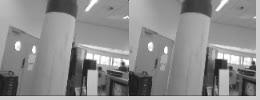
#> input picture test_image.bmp, 260 x 100 px
$ jupyter execute stereo_vision.ipynb   (shell and % lines are left out)
#> lines starting #> are read from the running program, lines starting #| are printed output that depends on the picture
# Stereo vision signal processing
## _V. Venkatesh_

The left camera is situated at the world coordinate $(0,0,0)$, while the right camera is situated at $(b, 0, 0)$. Both cameras observe points in the world, such as the point represented by a red star, situated at the world coordinate $(X,Y,Z)$. The figure shows the image planes in front of the camera, and the assumption is made that they are perfect, linear, pinhole cameras. That means that distortion of the image has been removed, and projection of real-world points are linear:

$(x_l, y_l) = (f \frac{X}{Z}, f \frac{Y}{Z})$, and $(x_r, y_r) = (f \frac{(X-b)}{Z}, f \frac{Y}{Z})$,

where $f$ is the focal length, and $b$ the translation between the cameras. Please note that, since the cameras are only displaced in the $X$-axis, the image $y$-coordinates are equal.

The x-coordinates can be different though, leading to a non-zero _disparity_ $d$:

$d = x_l – x_r = f \frac{X}{Z} – f\frac{(X-b)}{Z} = f \frac{b}{Z}$

Matching a feature present in the left image to the same feature in the right image allows one to determine the disparity and subsequently the "depth" of the feature along the $Z$-axis. Rewriting the previous equation gives:

$Z = f \frac{b}{d}$

### Setup

[cell 1]
from matplotlib import pyplot as plt
import numpy as np
import cv2

[cell 2]
def read_stereo_image(im="test_image.bmp"):
#> called with im = 'test_image.bmp'
    cv_im = cv2.imread(im);
#> cv_im is the input picture: shape (100, 260, 3); min 19, max 255, mean 140.3
    imgL = cv_im[0:96, 126:252, :];
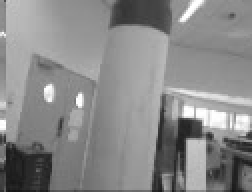
#> imgL: shape (96, 126, 3) (shown 2 times larger); min 19, max 255, mean 136.9
    imgR = cv_im[0:96, 0:126, :];
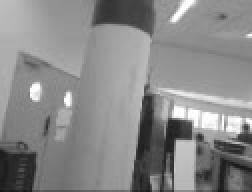
#> imgR: shape (96, 126, 3) (shown 2 times larger); min 22, max 255, mean 136.5
    return [imgL, imgR]

# read the image:
[imgL, imgR] = read_stereo_image();# show the images
plt.figure();
plt.subplot(121)
plt.imshow(imgL);
plt.xlabel('x');
plt.ylabel('y');
plt.title('Left');

plt.subplot(122)
plt.imshow(imgR);
plt.xlabel('x');
plt.ylabel('y');
plt.title('Right');

### Pixel difference based matching

For each pixel in the left image, at location $(x, y)$, search the corresponding pixel in the right image by looking at the image intensity of a single pixel. So, the pixel intensity in the left image is $I_l(x,y)$. The algorithm then starts at $(x,y)$ in the right image and then moves more and more to the left. In other words, the algorithm looks at the intensity in the right image $I_r(x-d, y)$, for the disparity $d$ in a given fixed range $[0, D]$. The absolute difference between the pixel intensities, $|I_l(x,y) - I_r(x-d, y)|$ is stored for all disparities $d$, and the disparity resulting in the minimal absolute difference is selected as the correct disparity.

[cell 3]
def simple_stereo(imgL, imgR, max_disparity=30):

#> called with max_disparity = 30
    W = imgL.shape[1];
#> W = 126
    H = imgL.shape[0];
#> H = 96

    # create the disparities image:
    Disparities = np.zeros([H, W]);

    # loop over the image
    for x in range(W):

        # in the left border of the left image, not all disparities can be investigated:
        max_disp = np.min([x, max_disparity]);
        disps = np.arange(0, max_disp+1);

        for y in range(H):
            # we can determine the differences in one go:
            differences = np.abs(imgL[y,x,0] - imgR[y, x-max_disp:x+1,0]);
            differences = differences[::-1];
            # the minimal difference determines the disparity
            disp_ind = np.argmin(differences);
            disparity = disps[disp_ind];
            Disparities[y, x] = disparity;
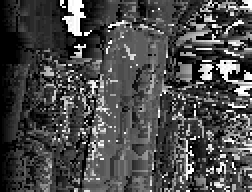
#> Disparities: shape (96, 126) float64 (shown 2 times larger); min 0, max 30, mean 8.7; drawn with min black and max white

    return Disparities;


D = simple_stereo(imgL, imgR, max_disparity = 30);

plt.figure();
plt.imshow(D, cmap='hot');
plt.colorbar();
plt.title('Disparity map');
plt.draw()
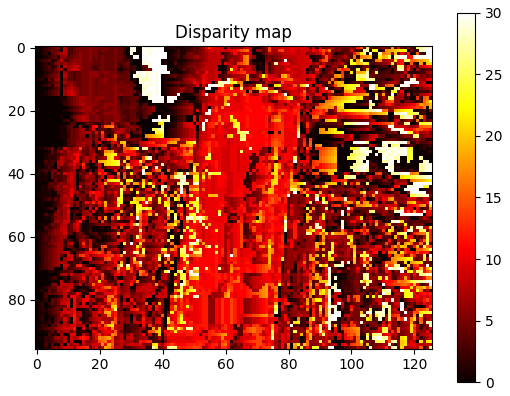
#> figure drawn by matplotlib, 2 panels
#| Image size, width = 126, height = 96

The following code will allow us to select an image coordinate $(x,y)$ in the left image, and show the according differences array.

[cell 4]
def get_differences_curve(imgL, imgR, x, y, max_disparity=30):

    # determine the disparities that will be investigated:
#> called with x = 40, y = 60, max_disparity = 30
    max_disp = np.min([x, max_disparity]); # make sure that we will not investigate negative indices
    disps = np.arange(0, max_disp+1);

    # we can determine the differences in one go:
    differences = np.abs(imgL[y,x,0] - imgR[y, x-max_disp:x+1,0]);
#> differences = 31 values, max 101 at index 13, min 0 at index 23, mean 38.13
    differences = differences[::-1];
#> differences = 31 values, max 101 at index 16, min 0 at index 7, mean 38.13
    # the minimal difference determines the disparity
    disp_ind = np.argmin(differences);
#> disp_ind = 7
    disparity = disps[disp_ind];
#> disparity = 7

    return [differences, disps, disp_ind];

print('Image size, width = {}, height = {}'.format(imgL.shape[1], imgL.shape[0]))
[differences, disps, disp_ind] = get_differences_curve(imgL, imgR, x=40, y=60);
#> disps = 31 values from 0 to 30; disp_ind = 7
plt.figure();
plt.plot(disps, differences);
plt.plot(disps[disp_ind], differences[disp_ind], 'x', markersize=10);
plt.xlabel('Disparity (pixels)')
plt.ylabel('Cost')
plt.draw();
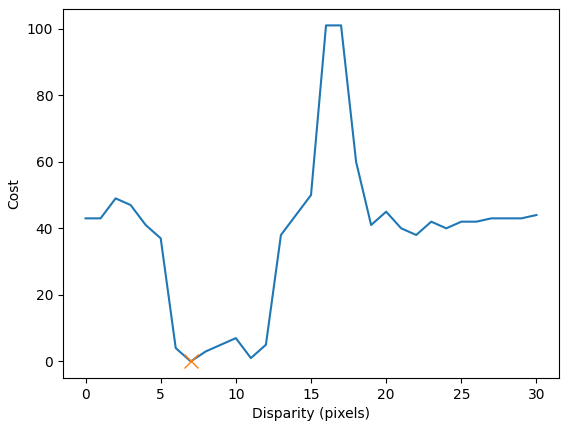
#> figure drawn by matplotlib, 1 panel; curve peaks at x = 16, y = 101

[cell 5]
def plot_relation_disparity_depth(f = 300, T_X = 0.10, max_disp = 64):
    """ Focal length f is in pixels, max_disp (maximum disparity) is in pixels and b is in meters,.
    """
#> called with f = 140, T_X = 0.06, max_disp = 32

    step_disp = 1;
    disparities = np.arange(1, max_disp+1, step_disp);
    depths = np.zeros(len(disparities));
    i = 0;
    for disp in disparities:
        depths[i] = f * (T_X / disp);
        i += 1;

    plt.figure();
    plt.plot(disparities, depths, 'o');
    plt.xlabel('Disparity [px]')
    plt.ylabel('Depth Z [m]')

plot_relation_disparity_depth(f = 140, T_X = 0.06, max_disp = 32)
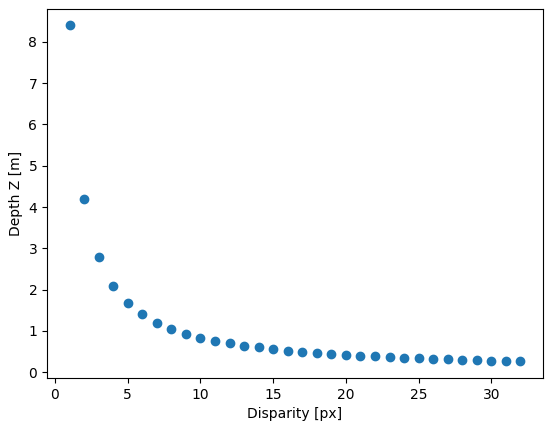
#> figure drawn by matplotlib, 1 panel; curve peaks at x = 1, y = 8.4

### Window difference based matching
A major reason for the poor results in the naive difference-based stereo algorithm is that a single pixel is a very poor basis for matching between images. A given pixel value may occur in many different regions of the image, also on a single scan line. The next simplest stereo vision algorithm acknowledges this fact, and hence focuses on the differences between pixels in a window centered on $(x,y)$ and $(x-d, y)$.  The figiure of merit "SAD" computed using an entire window C is defined as :

SAD $= \sum_{i=-C}^C \sum_{j=-C}^C \left| I_l(x+i, y+j) - I_r(x+i-d, y+j) \right| $,

where SAD stands for the Sum of Absolute Differences, and serves as the new 'difference' value. The window size is $2C+1$. The final result is shown for a maximum disparity of 30 and half window size $C=3$.

[cell 6]
def windowed_stereo(imgL, imgR, max_disparity=30, window_half_size=3):

#> called with max_disparity = 30, window_half_size = 3
    W = imgL.shape[1];
#> W = 126
    H = imgL.shape[0];
#> H = 96

    # create the disparities image:
    Disparities = np.zeros([H, W]);

    # loop over the image
    for x in np.arange(window_half_size, W-window_half_size):

        # in the left border of the left image, not all disparities can be investigated:
        max_disp = np.min([x-window_half_size, max_disparity]);
        if(max_disp >= 0):
            disps = np.arange(0, max_disp+1);
            differences = np.zeros([len(disps), 1]);

            for y in np.arange(window_half_size, H-window_half_size):

                window_left = imgL[y-window_half_size:y+window_half_size, x-window_half_size:x+window_half_size, 0];

                for d in disps:
                    window_right = imgR[y-window_half_size:y+window_half_size, x-d-window_half_size:x-d+window_half_size, 0];
                    differences[d] = np.sum(np.abs(window_left.astype(float) - window_right.astype(float)));

                # the minimal difference determines the disparity
                disp_ind = np.argmin(differences);
                disparity = disps[disp_ind];
                Disparities[y, x] = disparity;
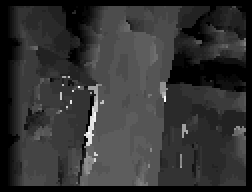
#> Disparities: shape (96, 126) float64 (shown 2 times larger); min 0, max 30, mean 6.1; drawn with min black and max white

    return Disparities;

[cell 7]
D = windowed_stereo(imgL, imgR, max_disparity=30, window_half_size=3);
plt.figure();
plt.imshow(D, cmap='hot');
plt.colorbar();
plt.draw()
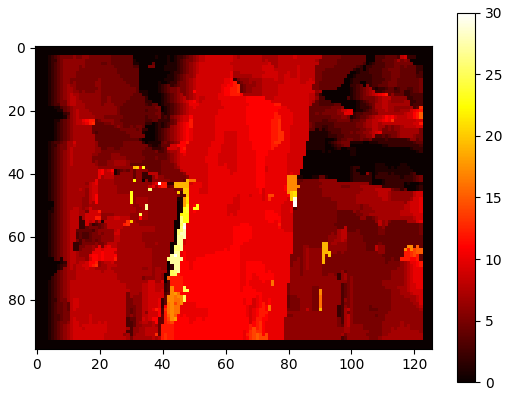
#> figure drawn by matplotlib, 2 panels

 Both the above algorithms algorithms only look at what the best disparity is. That is, for each coordinate $(x,y)$ they select the disparity with lowest error, without considering certain regularities in the real world. For instance, in the real world, disparities tend to change smoothly when pixels belong to the same object and then may change abruptly when there is an edge of the object. _Global_ methods take such regularities into account, i.e., they make some assumptions on how disparities change over the image and optimize the disparities over the whole image.

## Semi-Global Block Matching (SGBM)

Stereo vision algorithms can be better in terms of accuracy, or computational effort, or both. There are is an increasing number of algorithms that satisfies both criteria quite well. A well-known algorithm that is quite efficient and accurate is "Semi-global block matching" - _SGBM_, (see H. Hirschmuller, "Stereo processing by semiglobal matching and mutual information", IEEE Transactions on pattern analysis and machine intelligence, 30, pp. 328-341)

[cell 8]
def calculate_disparities(imgL, imgR, window_size=7, min_disp=0, num_disp=16):
    # semi-global matching:
#> called with window_size = 7, min_disp = 0, num_disp = 16
    stereo = cv2.StereoSGBM_create(numDisparities = num_disp, blockSize = window_size);
    disp = stereo.compute(imgL, imgR).astype(np.float32) / 16.0;
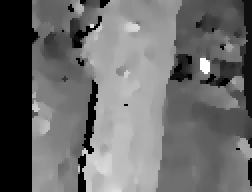
#> disp: shape (96, 126) float32 (shown 2 times larger); min -1, max 15, mean 5.74; drawn with min black and max white
    return disp;

D = calculate_disparities(imgL, imgR, window_size=7, min_disp=0, num_disp=16)
plt.figure();
plt.imshow(D, cmap='hot');
plt.colorbar();
plt.xlabel('x');
plt.ylabel('y');
plt.draw()
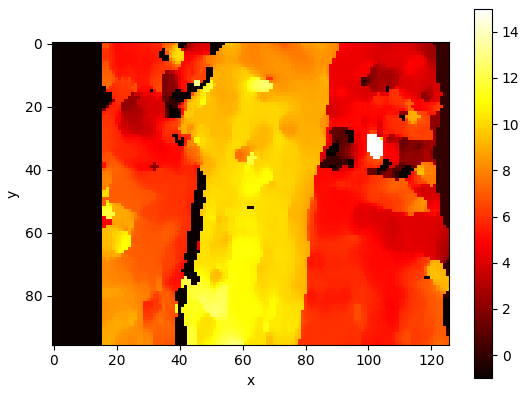
#> figure drawn by matplotlib, 2 panels

$ run again, with family_sift_train.jpg saved as test_image.bmp
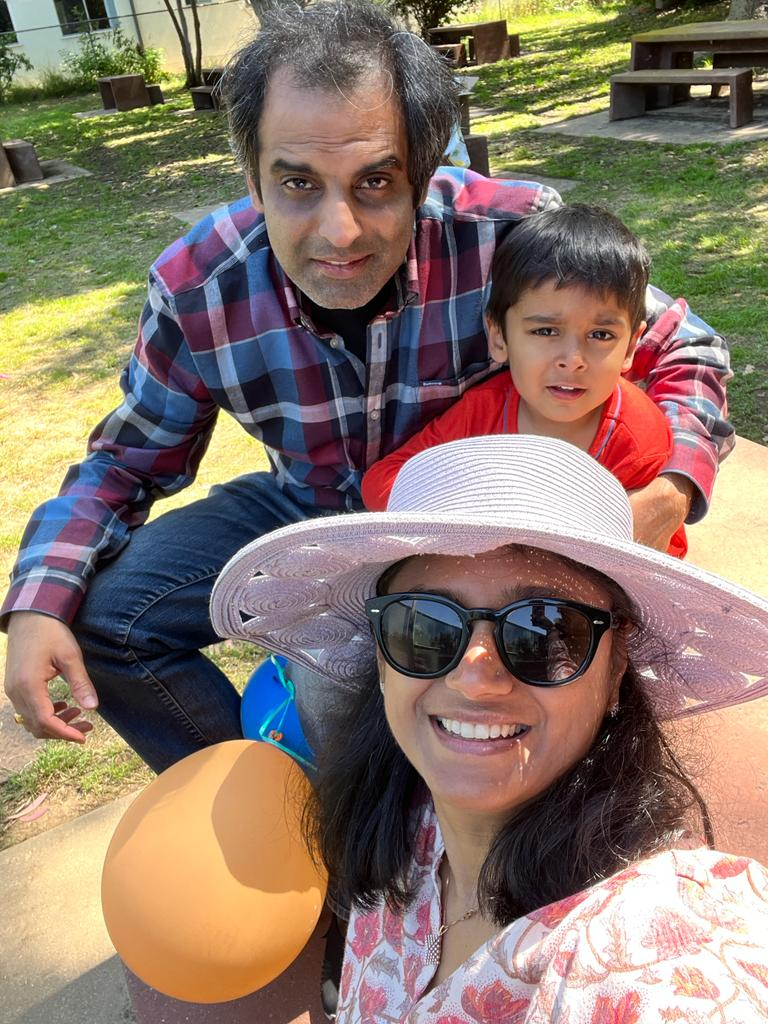
#> input picture family_sift_train.jpg, 768 x 1024 px
#> in read_stereo_image, cv_im is the input picture: shape (1024, 768, 3); mean B, G, R 106.4, 119.4, 137.5
#| Image size, width = 126, height = 96
#> in get_differences_curve, `differences = np.abs(imgL[y,x,0] - imgR[y, x-max_disp:x+1,0]);`: differences = 31 values, max 246 at index 21, min 12 at index 4, mean 130.7
#> in get_differences_curve, `differences = differences[::-1];`: differences = 31 values, max 246 at index 9, min 12 at index 26, mean 130.7
#> in get_differences_curve, `disp_ind = np.argmin(differences);`: disp_ind = 26
#> `[differences, disps, disp_ind] = get_differences_curve(imgL, imgR, x=4..`: disps = 31 values from 0 to 30; disp_ind = 26
#> after the loop in windowed_stereo, `for x in np.arange(window_half_size, W-window_half_size):`:
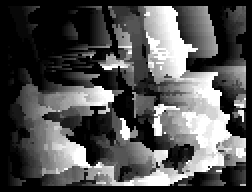
#> Disparities: shape (96, 126) float64 (shown 2 times larger); min 0, max 30, mean 9.6; drawn with min black and max white
#> `[cell 8] def calculate_disparities(imgL, imgR, window_size=7, min_disp..`:
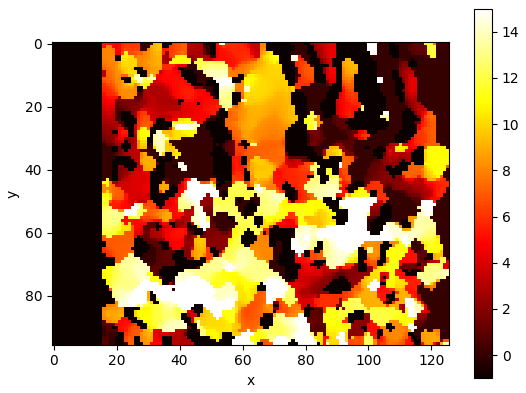
#> figure drawn by matplotlib, 2 panels

$ run again, with vijay_sift_train.jpg saved as test_image.bmp
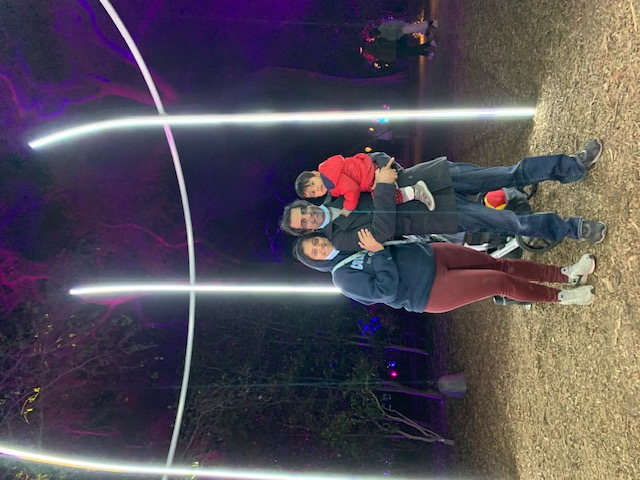
#> input picture vijay_sift_train.jpg, 640 x 480 px
#> in read_stereo_image, cv_im is the input picture: shape (480, 640, 3); mean B, G, R 86.7, 77.2, 84.7
#| Image size, width = 126, height = 96
#> in get_differences_curve, `differences = np.abs(imgL[y,x,0] - imgR[y, x-max_disp:x+1,0]);`: differences = 31 values, max 255 at index 25, min 0 at index 23, mean 199.4
#> in get_differences_curve, `differences = differences[::-1];`: differences = 31 values, max 255 at index 5, min 0 at index 1, mean 199.4
#> in get_differences_curve, `disp_ind = np.argmin(differences);`: disp_ind = 1
#> `[differences, disps, disp_ind] = get_differences_curve(imgL, imgR, x=4..`: disps = 31 values from 0 to 30; disp_ind = 1
#> `[cell 8] def calculate_disparities(imgL, imgR, window_size=7, min_disp..`:
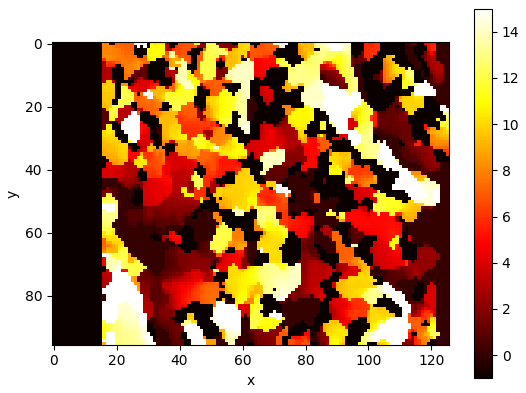
#> figure drawn by matplotlib, 2 panels
